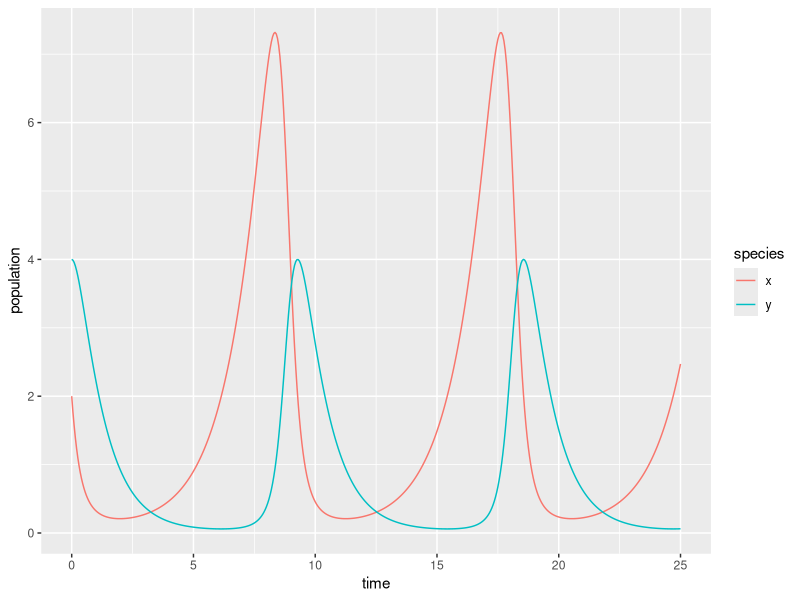

Source code (R):
## ---- chunk 1
knitr::opts_chunk$set(echo = TRUE)
library(tidyverse)
library(deSolve)
library(kableExtra)
## ---- chunk 2
# Create a sequence of times (days): 
time <- seq(0, 25, by = 0.05)

# Set some parameter values (these can change - keep it in mind):
parameters <- c(alpha = .75, beta = 0.8, delta = 0.5, gamma = 1)

# Set the initial condition (prey and predator populations at t = 0).
# Recall: x = prey, y = predator
init_cond <- c(x = 2, y = 4)

# Prepare the series of differential equations as a function: 
lk_equations <- function(time, init_cond, parameters) {
  with(as.list(c(init_cond, parameters)), {
    dxdt = alpha * x - beta * x * y
    dydt = delta * x * y - gamma * y
    return(list(c(dxdt, dydt)))
  })
}

# Find the approximate the solution using `deSolve::ode()`:
approx_lk <- ode(y = init_cond, times = time, func = lk_equations, parms = parameters)

# Check the class: 
class(approx_lk)

# We really want this to be a data frame, and we want both prey (x) and predator (y) to be in the same column -- we'll learn why in EDS 221 (tidy data)
approx_lk_df <- data.frame(approx_lk) %>% 
  pivot_longer(cols = c(x,y), names_to = "species", values_to = "population")

# Plot it! 
ggplot(data = approx_lk_df, aes(x = time, y = population)) +
  geom_line(aes(color = species))
